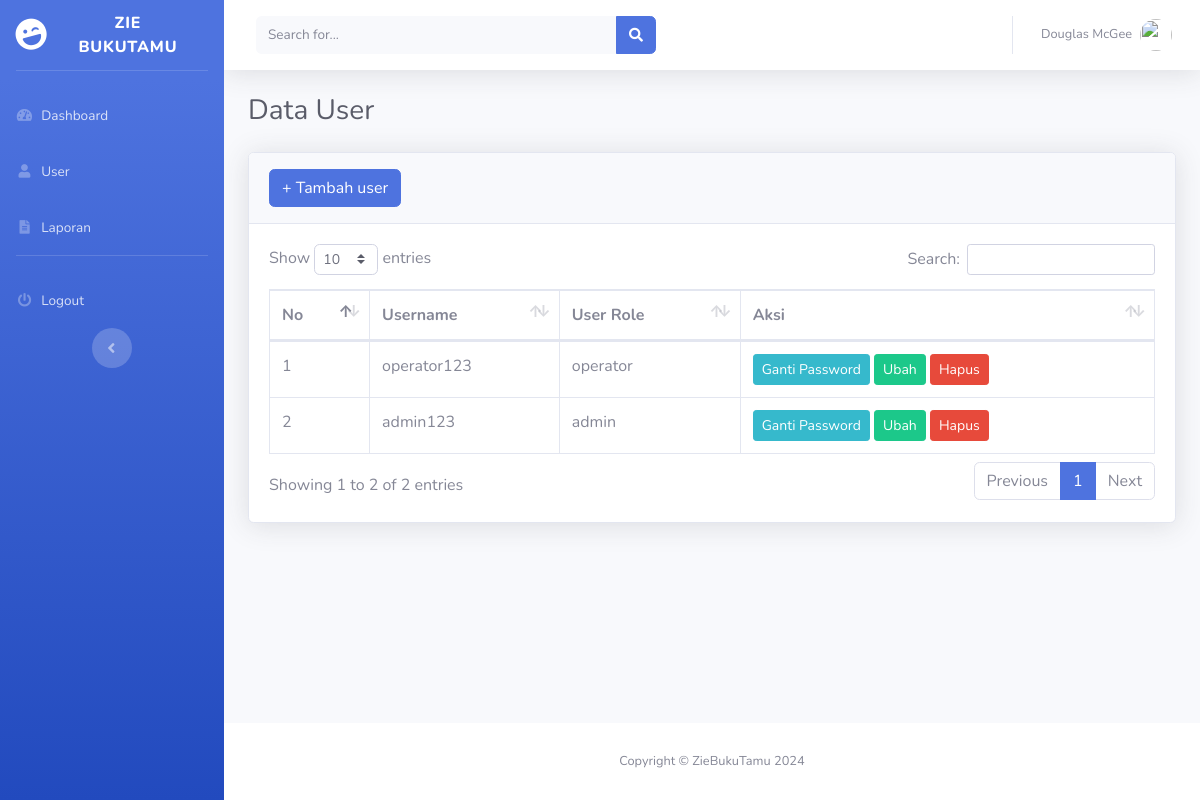
Page /user.php (signed in) on the committed database.
### tables this page shows
CREATE TABLE `users` (
  `id_user` varchar(5) NOT NULL,
  `username` varchar(255) NOT NULL,
  `password` varchar(255) NOT NULL,
  `user_role` enum('admin','operator','','') NOT NULL
);

### function.php (called while the page is built, shortened)
<?php
$koneksi = mysqli_connect("localhost", "root", "", "app_bukutamu");
function query($query) {
    global $koneksi;
    $result = mysqli_query($koneksi, $query);
    $rows = [];
    while ($row = mysqli_fetch_array($result)) {
        $rows[] = $row;
    }
    return $rows;
}
?>

### user.php (the view, shortened to what this page needs)
<?php
require_once('function.php');
include_once('templates/header.php');
?>
<div class="container-fluid">
    <h1 class="h3 mb-4 text-gray-800">Data User</h1>
    <div class="card shadow mb-4">
        <div class="card-header py-3">
            <button type="button" class="btn btn-primary" data-toggle="modal" data-target="#exampleModal">
                + Tambah user
            </button>
        </div>
        <div class="card-body">
            <div class="table-responsive">
                <table class="table table-bordered" id="dataTable" width="100%" cellspacing="0">
                    <thead>
                        <tr>
                            <th>No</th>
                            <th>Username</th>
                            <th>User Role</th>
                            <th>Aksi</th>
                        </tr>
                    </thead>
                    <tbody>
                        <?php
                        $no = 1;
                        $users = query("SELECT * FROM users");
                        foreach ($users as $user) : ?>
                        <tr>
                            <td><?= $no++; ?></td>
                            <td><?= $user['username'] ?></td>
                            <td><?= $user['user_role'] ?></td>
                            <td>
                                <button type="button" class="btn btn-info btn-icon-split btn-sm" data-toggle="modal" data-target="#gantiPassword" data-id="<?= $user['id_user']?>">
                                    <span class="text">Ganti Password</span>
                                </button>
                                <a class="btn btn-success btn-sm" href="edit-user.php?id=<?= $user['id_user'] ?>">Ubah</a>
                                <a onclick="return confirm('Apakah anda yakin ingin menghapus data ini?')" class="btn btn-danger btn-sm" href="hapus-user.php?id=<?= $user['id_user'] ?>">Hapus</a>
                            </td>
                        </tr>
                        <?php endforeach; ?>
                    </tbody>
                </table>
            </div>
        </div>
    </div>
</div>
<?php include_once('templates/footer.php'); ?>

### rows in the picture
users: username "operator123", user_role "operator"
users: username "admin123", user_role "admin"
